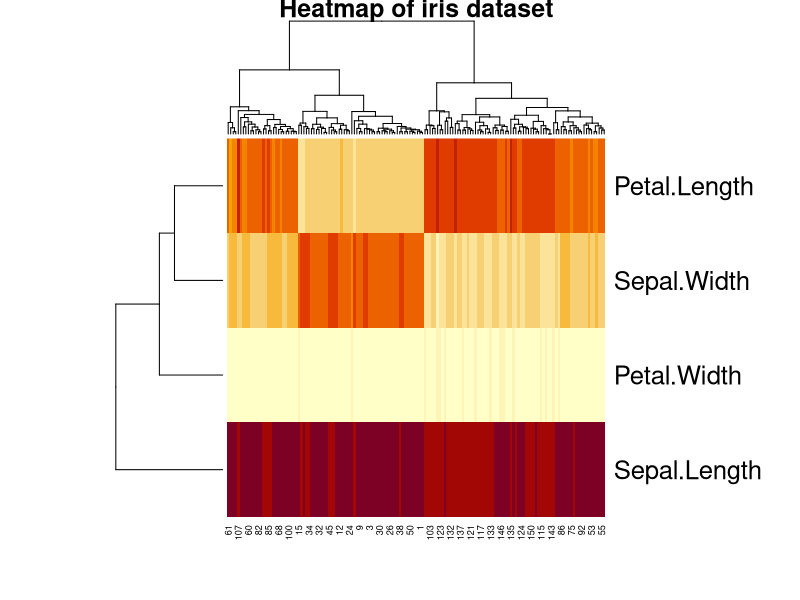
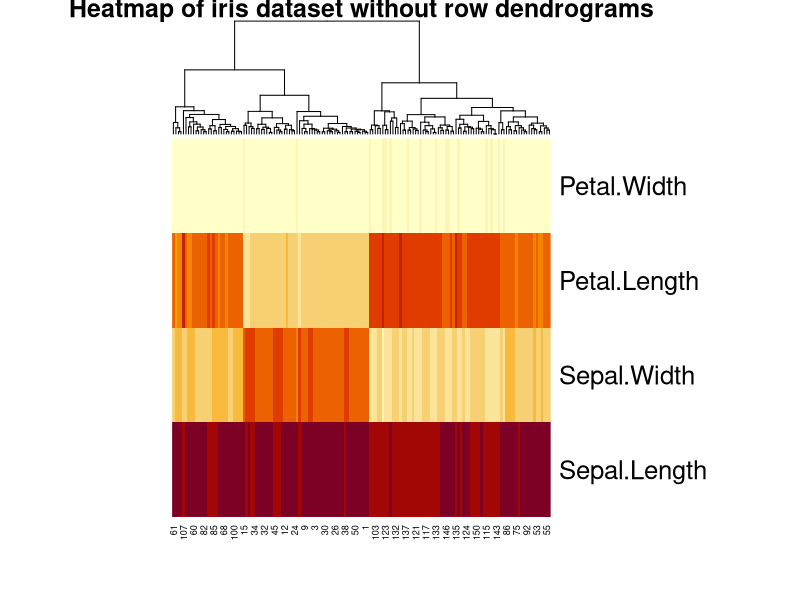
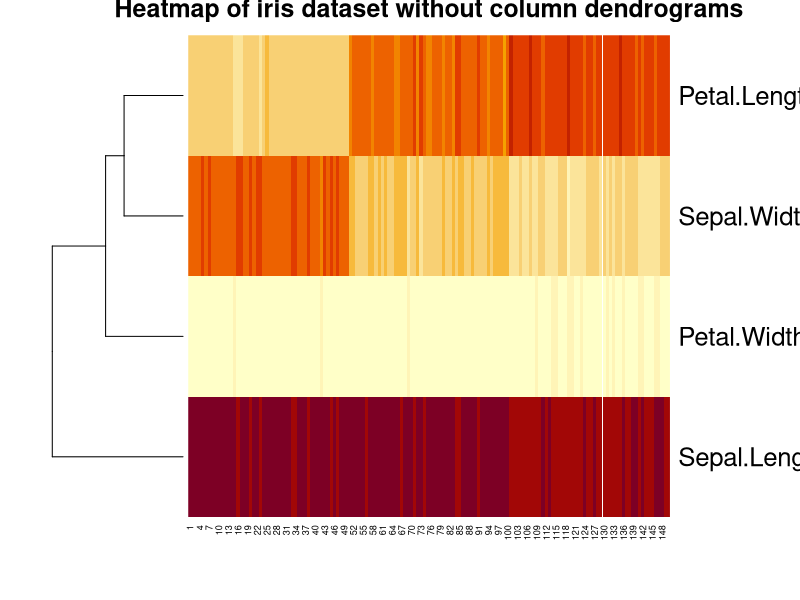
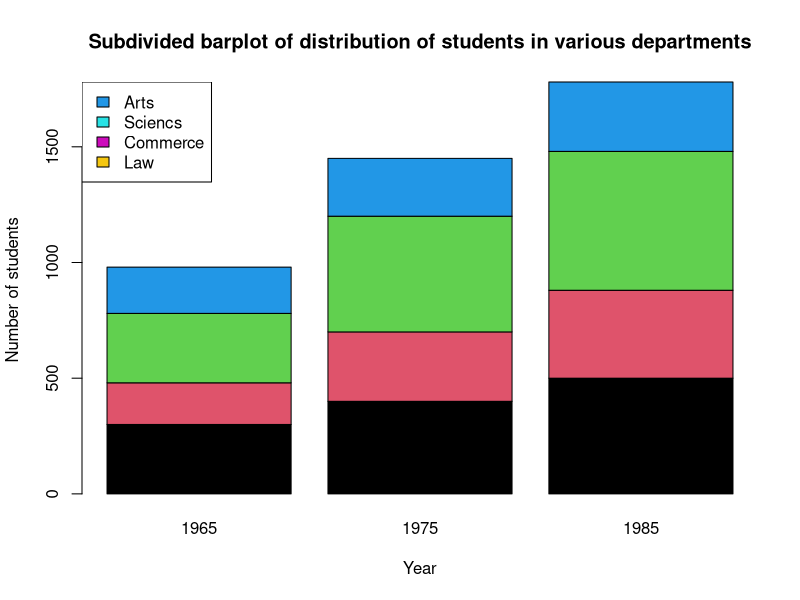
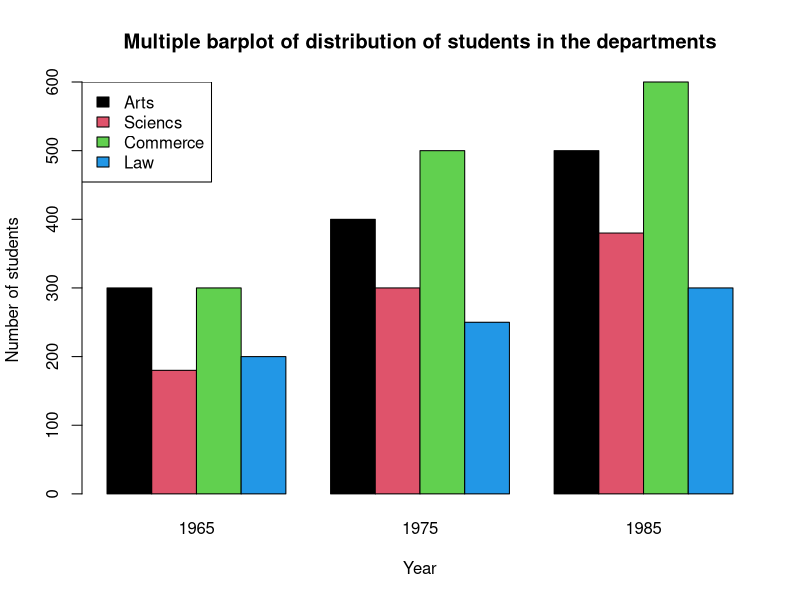
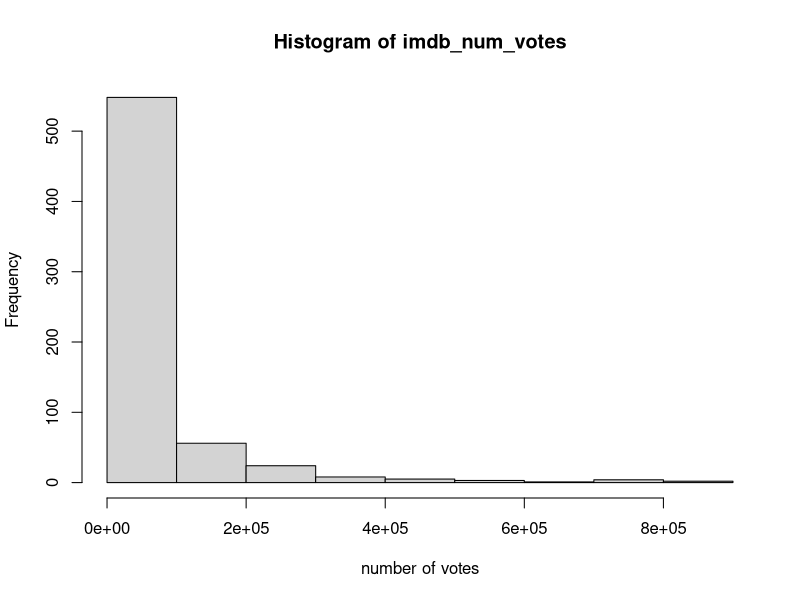
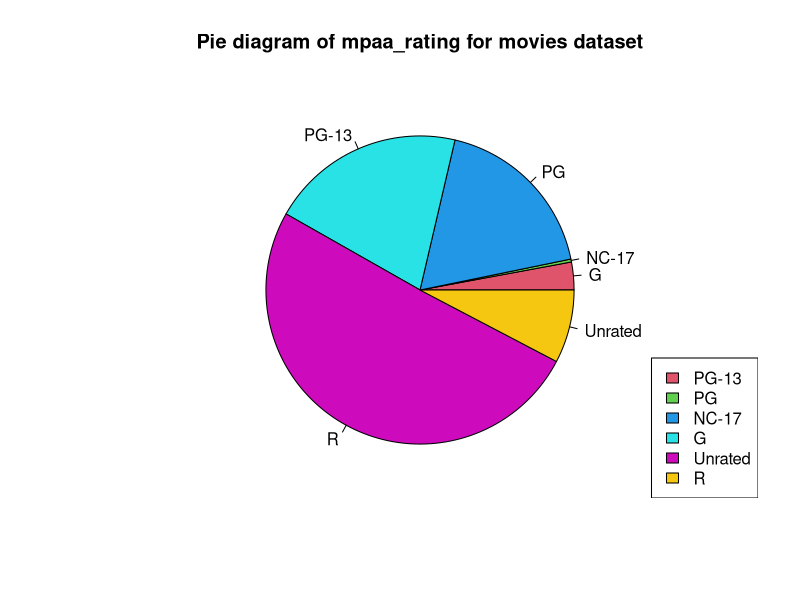
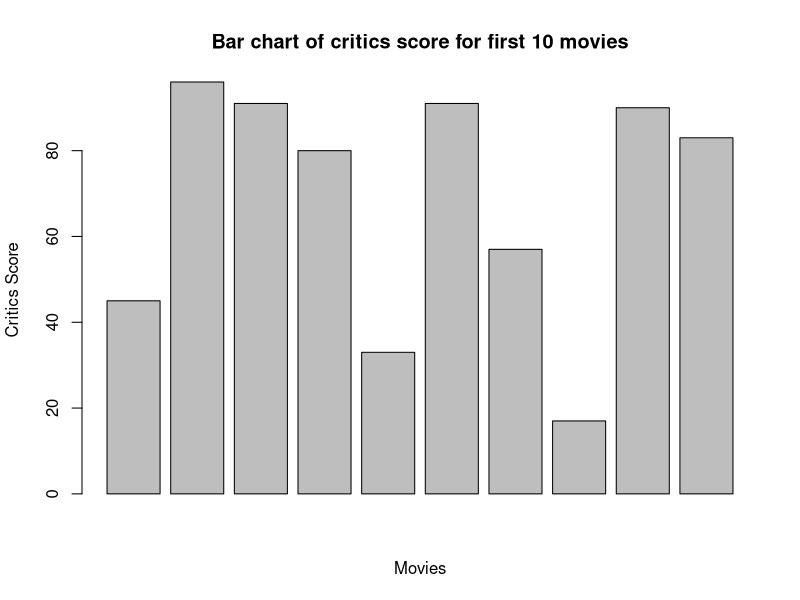

R code for these plots, in order:
## ---- chunk 1
#Q.1) For the following frequency distribution [5M]
# x 1 2 3 4 5
# f 7 11 9 8 3
# Write a R code to find

#a) Mean
x = c(1,2,3,4,5)
f = c(7,11,9,8,3)

temporary = rep(x,f)

print(mean(temporary))

#b) Median
print(median(temporary))

#c) Mode
y = table(temporary)
mode = names(y)[which(y == max(y))]
print(mode)

#d) Seventh decile
d7 = quantile(temporary, 0.7)
print(d7)

#e) 29th percentile
p29 = quantile(temporary, 0.29)
print(p29)
## ---- chunk 2
#Q.2) Create a dataframe of the following two vectors: [ 2M]
#Price 10 15 30 42 50 60
#Qty 4 20 15 10 16 8
#Also write a R code to add vector/variable named value=price*qty in the created dataframe.

price = c(10,15,30,42,50,60)
qty = c(4,20,15,10,16,8)
df = data.frame(price, qty)
df = transform(df, "value"=price*qty)
print(df)
## ---- chunk 3
#Q.3) Suppose the age is a vector containing ages of 10 persons as 22,27,31,41,30,25,19,20,23,35 [5M]

age = c(22,27,31,41,30,25,19,20,23,35)

#a) Remove the 5th and 7th element from the vector.
print(age[c(-5,-7)])

#b) Create a new vector containing the ages of persons greater than 30.
age30 = age[age>30]

print(age30)

#c) Extract the 4th to 6th element from the vector.
print(age[4:6])

#d) Create a new vector containing the ages of persons between 20 and 25.

age2 = age[age>20 & age<25]

print(age2)

#e) Extract the last 3 elements from the vector.

print(tail(age,3))

## ---- chunk 4

#Q.4) Create a heatmap using inbuilt iris datasets. [3M]
data(iris)

M = iris[,-5]

heatmap(t(M), main="Heatmap of iris dataset", scale = "column")

## ---- chunk 5
#Also write a R code for the following
#a) Write a code to remove row dendrogram

heatmap(t(M), main="Heatmap of iris dataset without row dendrograms", scale = "column", Rowv = NA)

## ---- chunk 6
#b) Write a code to remove column dendrogram

heatmap(t(M), main="Heatmap of iris dataset without column dendrograms", scale = "column", Colv = NA)

## ---- chunk 7
#Q.5) Create a subdivided barplot and a multiple barplot of the following data: [5M]
#     1965 1975 1985
#Arts 300 400 500
#Sci 180 300 380
#Com 300 500 600
#Law 200 250 300

years = c(1965,1975,1985)
arts = c(300,400,500)
science = c(180, 300, 380)
commerce = c(300,500,600)
law = c(200,250,300)
student_data = data.frame(arts,science,commerce,law)
barplot(t(student_data), main="Subdivided barplot of distribution of students in various departments", beside=FALSE, names.arg=years, xlab="Year", ylab="Number of students",col = 1:4)
legend("topleft",c("Arts","Sciencs","Commerce","Law"),fill=4:8)
## ---- chunk 8
barplot(t(student_data), main="Multiple barplot of distribution of students in the departments", beside=TRUE, names.arg=years, xlab="Year", ylab="Number of students",col = 1:4)
legend("topleft",c("Arts","Sciencs","Commerce","Law"),fill=1:4)
## ---- chunk 9
# Q.6) Solve the following questions [5M]
# a) Write a R program to create a Dataframes which contain details of 5 employees and display
# summary of the data.
# b) Write a R program to create a two-dimensional 5×3 array of sequence of even integers greater
# than 50.
# c) Write a R program to find the levels of factor of a given vector 1, 2, 3, 3, 4, NA, 3, 2, 4, 5,
# NA, 5.
# d) Write a R program to create a list containing strings, numbers, vectors and a logical values.
# e) Write a R program to create a vector which contains 10 random integer values between -50
# and +50.

#a) Dataframe

name = c("john", "doe", "jane", "smith", "james");
age = c(33, 35, 36, 29, 40);
salary = c(16000, 23000, 27000, 21000, 20000);
df = data.frame(name, age, salary)
print(df)
## ---- chunk 10


summary(df)

#b) 2D array

arr = array(seq(from = 52, length.out = 15, by = 2),dim = c(5,3))

print(arr)

#c) Factor levels

vec = c( 1, 2, 3, 3, 4, NA, 3, 2, 4, 5, NA, 5)

factor(vec)

#d) List

vec = c(1,2,3)

list("abc", 123, vec, TRUE)

#e) Random vector

vec1 = sample(-50 : 50, 10)
    
print(vec1)
## ---- chunk 11
#Q7) Read the file moviesData.csv and solve the following questions. [5M]
#) Use the moviesData. Create a histogram of the object named imdb num votes in this file.
#b) Create a pie chart of the object mpaa rating.
#c) Create a bar chart of critics score for the first 10 movies.
#d) Create a scatter plot of imdb rating and imdb num votes to see their relation.
#e) Create a boxplot for dvd rel day variable and also display labels.

moviesData = read.csv('./moviesData.csv')

## ---- chunk 12
#a) Histogram
imdb_num_votes = moviesData$imdb_num_votes
hist(imdb_num_votes, main="Histogram of imdb_num_votes", xlab="number of votes")

## ---- chunk 13
#b) pie diagram
rating = table(moviesData$mpaa_rating)
pie(rating, main="Pie diagram of mpaa_rating for movies dataset", col=10:16)
legend("bottomright",legend=c("PG-13","PG","NC-17","G","Unrated","R"),fill=10:16)
## ---- chunk 14

#c) Bar Chart

critics_score = moviesData$critics_score
barplot(critics_score[1:10], main="Bar chart of critics score for first 10 movies", xlab="Movies", ylab="Critics Score")

## ---- chunk 15
#d) Scatter Plot
imdb_rating = moviesData$imdb_rating
plot(imdb_rating, imdb_num_votes, col = c("red", "blue"), main = "IMDB Ratings and votes", xlab="IMDB Rating", ylab="No. of Votes")
legend("topleft", legend = c("IMDB Rating", "Number of Votes"), col = c("red", "blue"), pch = 1)
## ---- chunk 16
#e) Boxplot
dvd_rel_day = moviesData$dvd_rel_day
boxplot(dvd_rel_day, main="Boxplot of dvd_rel_day", xlab="Dvd Release Day", ylab="Day")
f = fivenum(dvd_rel_day)
text(rep(1.3,5),f,labels=c("minimum","lower quartile","median","upper quartile","maximum"))
## ---- chunk 17

#Q8) For the following in built dataset CO2 in R.Write a R program taking the uptake variable and
#calculate the following terms [5M]
#a) Standard deviation.
#b) Quartile deviation.
#c) Range.
#d) Mode.
#e) Coefficient of range.

data("CO2")

uptake = CO2$uptake

#a) Standard deviation

print(sd(uptake))

#b) Quartile deviation

print((quantile(uptake, 0.75) - quantile(uptake, 0.25))/2);


#c) Range

print(max(uptake)-min(uptake))

#d) Mode

y = table(uptake)
mode = names(y)[which(y == max(y))]
print(mode)

#e) Coefficient of range

print((max(uptake)-min(uptake))/(max(uptake)+min(uptake)))

